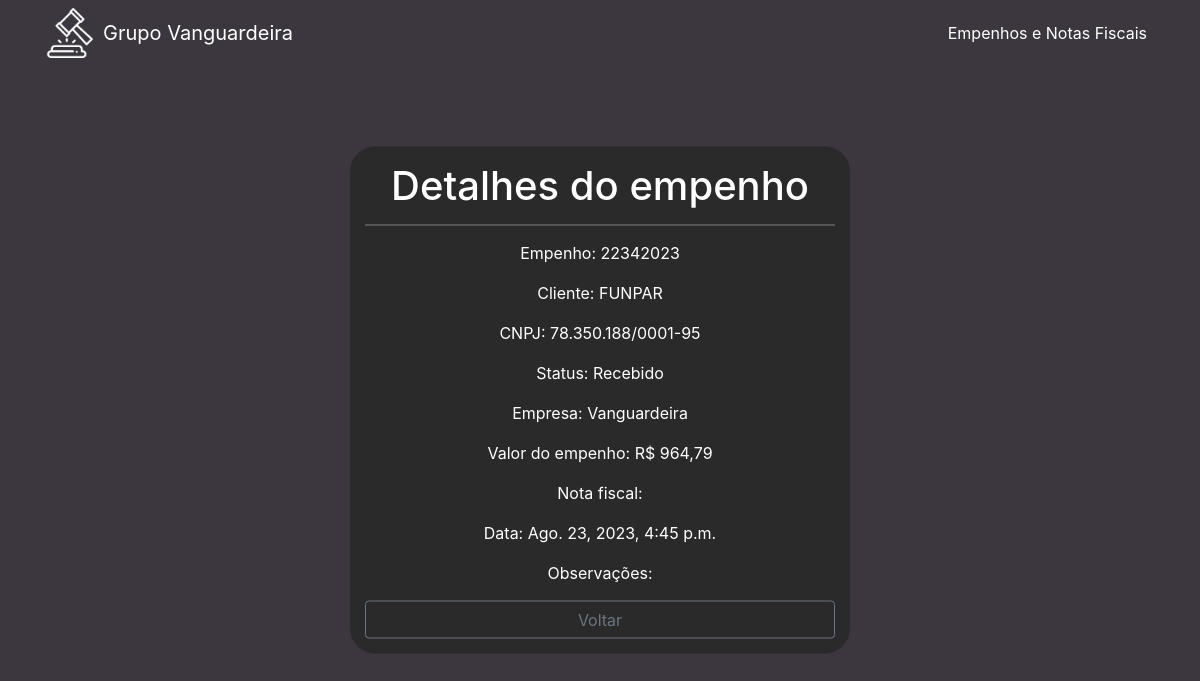
/detalhe/1721/, run on an earlier commit of the app's database.
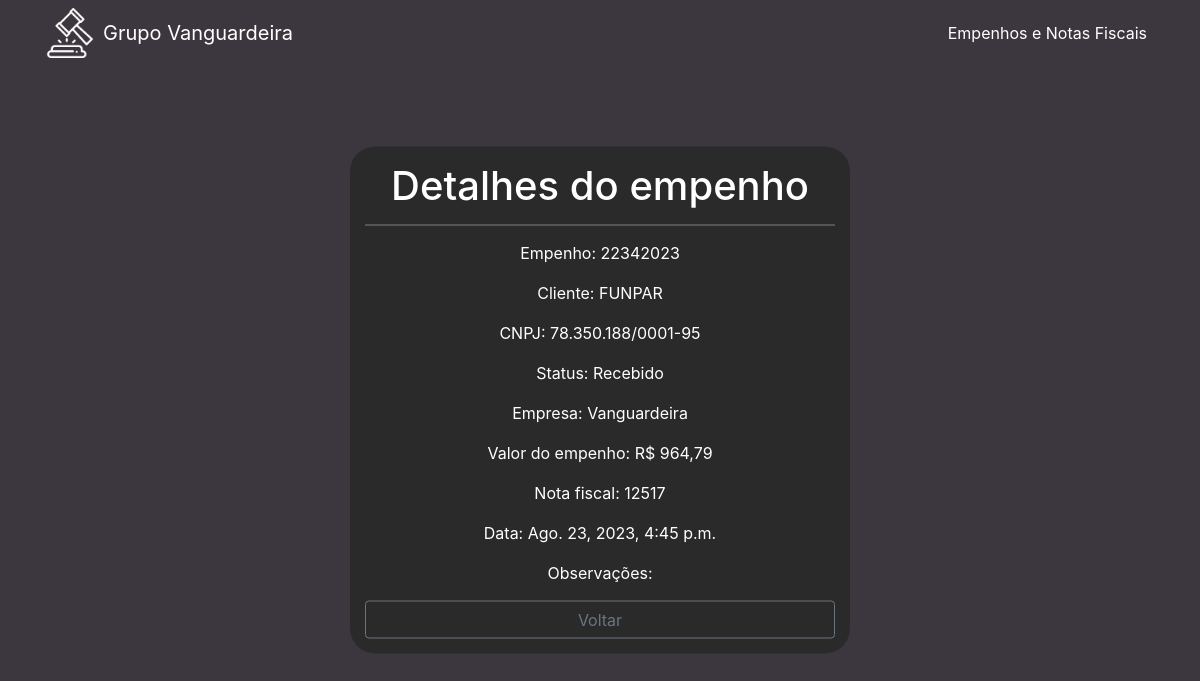
And on a later commit of the database.
### cliente/models.py (models this page shows, shortened)
class Cliente(models.Model):
    numero = models.CharField(max_length=255)
    nome = models.CharField(max_length=255)
    cnpj = models.CharField(max_length=255)
    data_criacao = models.DateTimeField(default=timezone.now)
    categoria = models.ForeignKey(Categoria, on_delete=models.DO_NOTHING)
    empresa = models.ForeignKey(Empresa, on_delete=models.DO_NOTHING)
    empenho = models.FileField(upload_to='empenhos/', max_length=500)
    nfe = models.FileField(upload_to='notas/', max_length=500, default='0', blank=True)
    n_nfe = models.CharField(max_length=255, blank=True)
    descricao = models.TextField(blank=True)
    valor = models.CharField(max_length=255)

class Categoria(models.Model):
    nome = models.CharField(max_length=255)
    def __str__(self):
        return self.nome

class Empresa(models.Model):
    nome = models.CharField(max_length=255)
    def __str__(self):
        return self.nome

### cliente/views.py (the view)
# urls.py: path('detalhe/<int:pk>/', views.detalhe, name="detalhe"),
def detalhe(request, pk):
    cliente = Cliente.objects.get(pk=pk)
    return render(request, 'cliente/detalhe.html', {'cliente': cliente})

### cliente/templates/cliente/detalhe.html
{% extends 'base.html' %}
{% block conteudo %}
<div class="contents">
    <h1>Detalhes do empenho</h1>
    <div class="contents-info">
        <p>Empenho: {{ cliente.numero }}</p>
        <p>Cliente: {{ cliente.nome }}</p>
        <p>CNPJ: {{ cliente.cnpj }}</p>
        <p>Status: {{ cliente.categoria }}</p>
        <p>Empresa: {{ cliente.empresa }}</p>
        <p>Valor do empenho: R$ {{ cliente.valor }}</p>
        <p>Nota fiscal: {{ cliente.n_nfe }}</p>
        <p>Data: {{ cliente.data_criacao }}</p>
        <p>Observações: {{ cliente.descricao }}</p>
        <a href="{{ request.META.HTTP_REFERER }}" class="btn btn-outline-secondary" style="width: 100%">Voltar</a>
    </div>
</div>
{% endblock%}

What changed in the data, as far as the page shows it:
changed Cliente "FUNPAR": n_nfe (not shown) → "12517"
